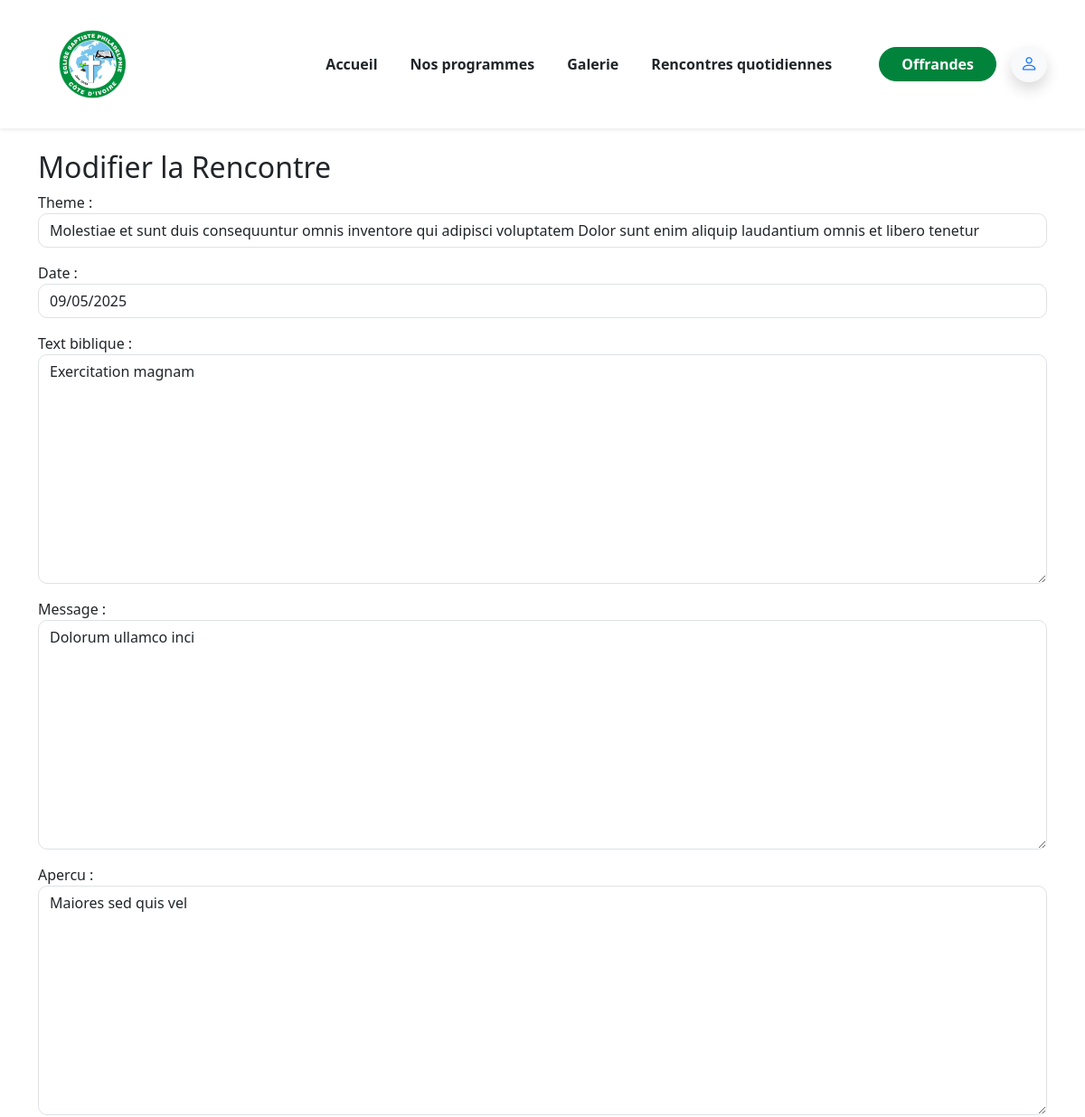
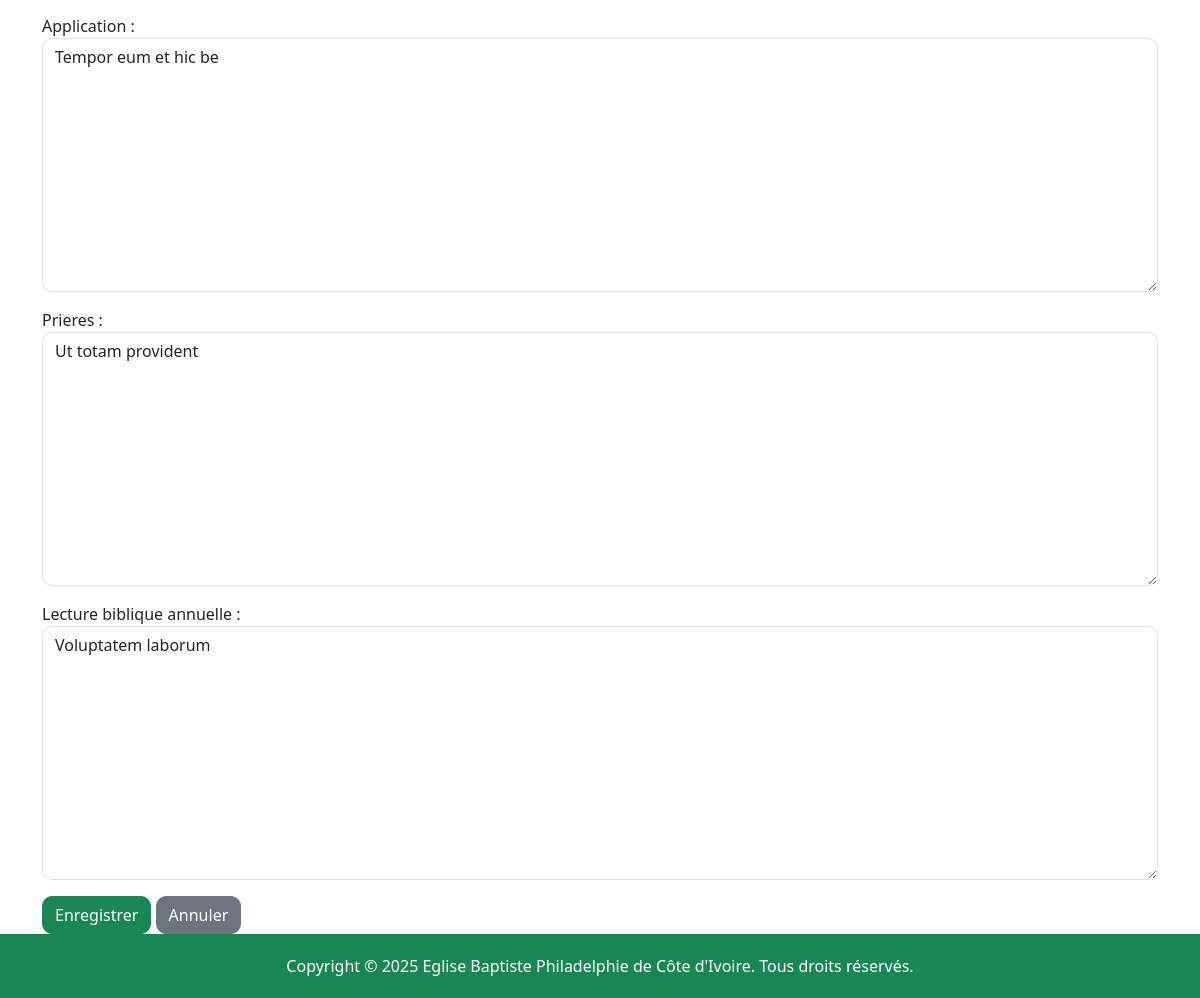
The app's page /rencontres/modifier/2/ with its own data (2 pictures, top to bottom).
### vitrine/models.py (models this page shows, shortened)
class RencontreQuotidienne(models.Model):
    theme = models.CharField(max_length=255)
    date = models.DateField()
    text_biblique = models.TextField()
    message = models.TextField()
    apercu = models.TextField()
    application = models.TextField()
    prieres = models.TextField()
    lecture_biblique_annuelle = models.TextField()
    class Meta:
        ordering = ['-date']  # Les plus récentes en premier
        verbose_name = "Rencontre quotidienne"
        verbose_name_plural = "Rencontres quotidiennes"

### vitrine/views.py (the view)
# urls.py: path('rencontres/modifier/<int:pk>/', views.modifier_rencontre, name='modifier_rencontre'),
def modifier_rencontre(request, pk):
    rencontre = get_object_or_404(RencontreQuotidienne, pk=pk)
    form = RencontreForm(request.POST or None, instance=rencontre)
    if form.is_valid():
        form.save()
        return redirect('liste_rencontres')
    return render(request, 'vitrine/rencontres/form.html', {'form': form, 'title': 'Modifier la Rencontre'})

### vitrine/forms.py
class RencontreForm(forms.ModelForm):
    class Meta:
        model = RencontreQuotidienne
        fields = '__all__'
    def __init__(self, *args, **kwargs):
        super(RencontreForm, self).__init__(*args, **kwargs)
        for field_name, field in self.fields.items():
            field.widget.attrs.update({
                'class': 'form-control',
                'placeholder': f'Entrez {field.label.lower()}'
            })
            field.label_suffix = ' :'

### templates/vitrine/rencontres/form.html (shortened to what this page needs)
{% extends 'vitrine/base.html' %}
{% block content %}
<div class="container mt-4">
    <h2>{{ title }}</h2>
    <form method="post">
        {{ form.as_p }}
        <button type="submit" class="btn btn-success">Enregistrer</button>
        <a href="{% url 'liste_rencontres' %}" class="btn btn-secondary">Annuler</a>
    </form>
</div>
{% endblock %}

### static/css/style.css (style rules this page uses)
html { scroll-behavior: smooth; }
.form-control, .btn { border-radius: 10px; }

### records on screen
RencontreQuotidienne: theme "Molestiae et sunt duis consequuntur omnis inventore qui adipisci voluptatem Dolor sunt enim aliquip laudantium omnis et libero tenetur", date "09/05/2025", text_biblique "Exercitation magnam", message "Dolorum ullamco inci", apercu "Maiores sed quis vel", application "Tempor eum et hic be", prieres "Ut totam provident", lecture_biblique_annuelle "Voluptatem laborum"

### other values on screen
{{ title }} "Modifier la Rencontre"
